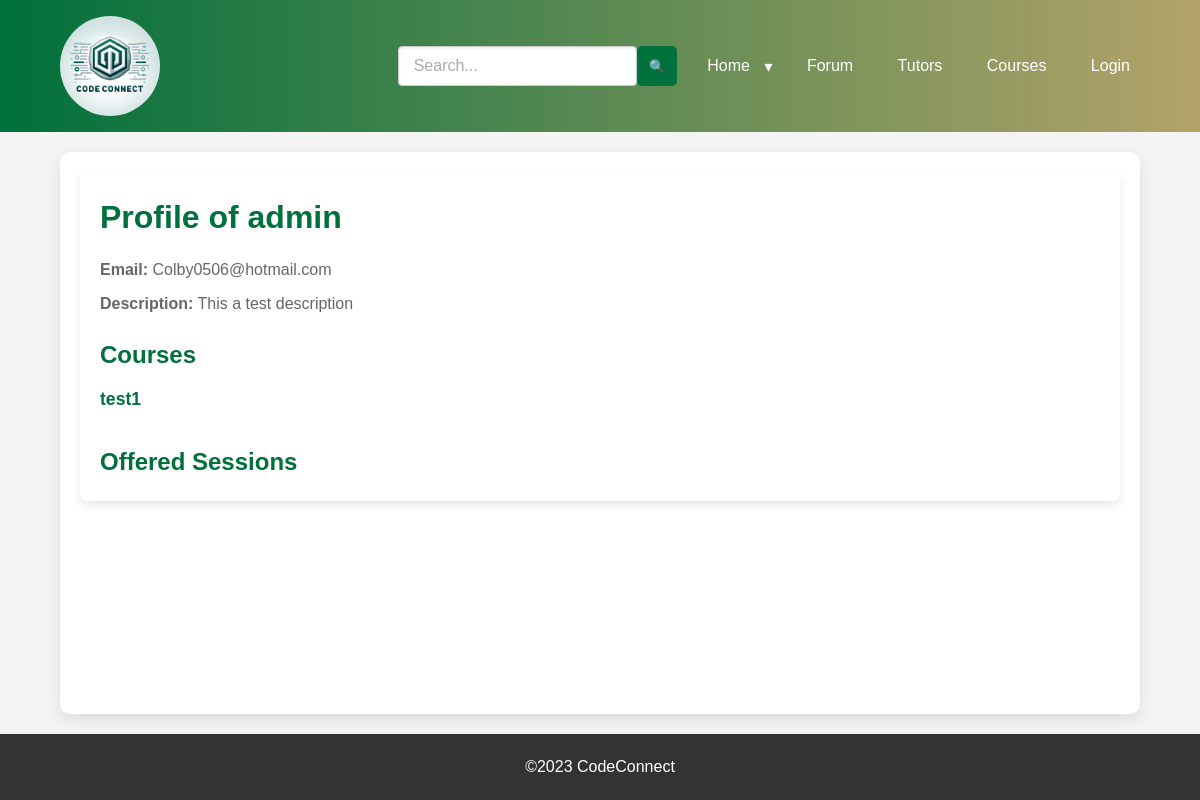
Page /tutoring/tutor_profile/1 on the earlier database version.
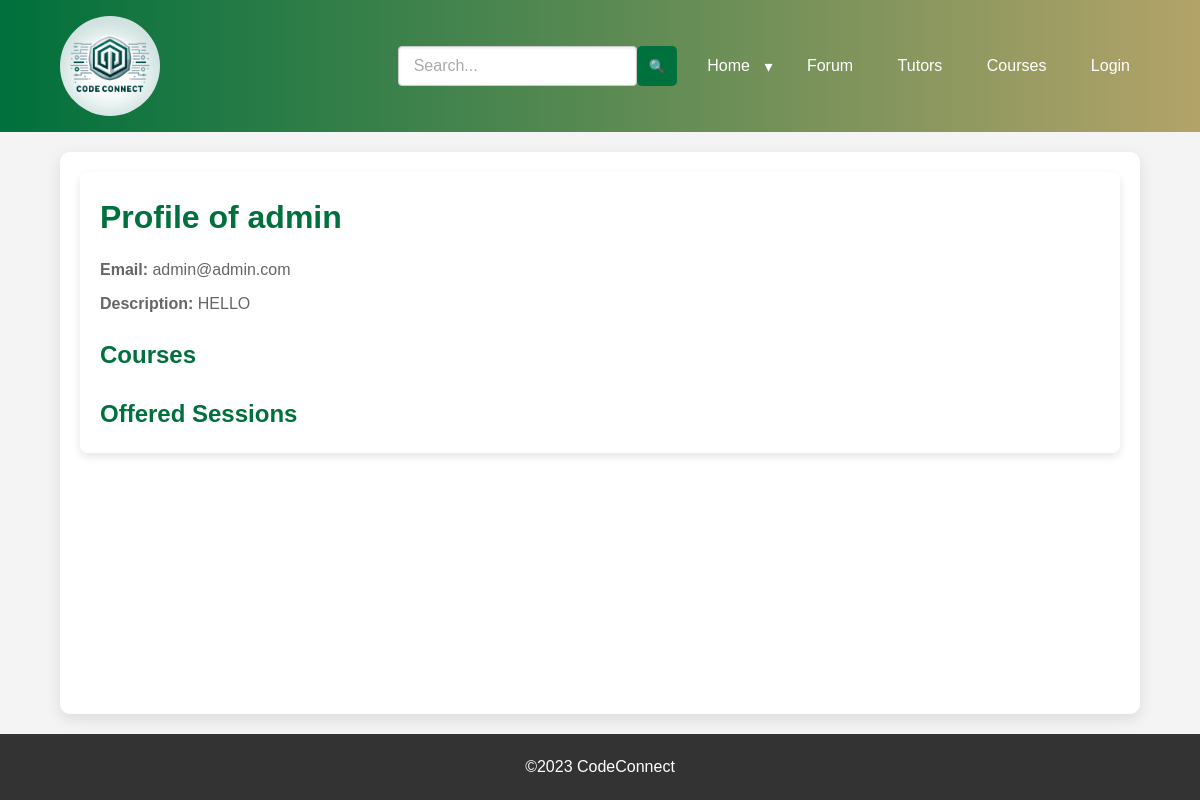
Same page on the later database version.
### app/models.py (models this page shows, shortened)
class User(UserMixin, db.Model):
    id = db.Column(db.Integer, primary_key=True)
    username = db.Column(db.String(64), index=True, unique=True)
    email = db.Column(db.String(120), index=True, unique=True)
    password_hash = db.Column(db.String(128))
    description = db.Column(db.Text, default='')
    profile = db.relationship('Profile', back_populates='user', uselist=False)
    events = db.relationship('Event', back_populates='organizer', lazy='dynamic')
    posts = db.relationship('ForumPost', back_populates='author', lazy='dynamic')
    comments = db.relationship('Comment', back_populates='commenter', lazy='dynamic')
    is_tutor = db.Column(db.Boolean, default=False)  # Indicates if the user is available for tutoring
    sessions = db.relationship('TutoringSession', back_populates='tutor', lazy='dynamic')
    courses = db.relationship('Course', secondary=tutors_courses, back_populates='tutors')
    forums = db.relationship('Forum', back_populates='user', lazy='dynamic')

class Course(db.Model):
    id = db.Column(db.Integer, primary_key=True)
    name = db.Column(db.String(100))
    description = db.Column(db.Text)
    creator_id = db.Column(db.Integer, db.ForeignKey('user.id'))
    sessions = db.relationship('TutoringSession', back_populates='course', lazy='dynamic')
    tutors = db.relationship('User', secondary=tutors_courses, back_populates='courses')
    forums = db.relationship('Forum', secondary=courses_forums, back_populates='courses')

### app/tutoring/routes.py (the view)
@tutoring.route('/tutor_profile/<int:tutor_id>')
def tutor_profile(tutor_id):
    tutor = User.query.get_or_404(tutor_id)
    sessions = TutoringSession.query.filter_by(tutor_id=tutor_id).all()
    return render_template('tutoring/tutor_profile.html', tutor=tutor, sessions=sessions)

### app/tutoring/templates/tutoring/tutor_profile.html (shortened to what this page needs)
{% extends 'base.html' %}
{% block content %}
<main class="container">
    <div class="tutor-profile-container">
        <h1 class="tutor-profile-title">Profile of {{ tutor.username }}</h1>
        <div class="tutor-details">
            <p><strong>Email:</strong> {{ tutor.email }}</p>
            <p><strong>Description:</strong> {{ tutor.description or 'No description provided.' }}</p>
        </div>
        <h2 class="courses-title">Courses</h2>
        <ul class="course-list">
            {% for course in tutor.courses %}
                <li class="course-item">
                    <a href="{{ url_for('courses.course_detail', course_id=course.id) }}">{{ course.name }}</a>
                </li>
            {% endfor %}
        </ul>
        <h2 class="offered-sessions-title">Offered Sessions</h2>
    </div>
</main>
{% endblock %}

Differences in the rows shown:
removed Course: name "test1"
changed User "admin": email "Colby0506@hotmail.com" → "admin@admin.com"; description "This a test description" → "HELLO"
